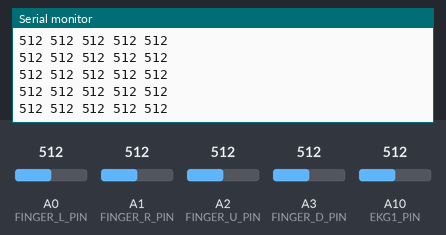
A sketch run on a simulated Arduino Leonardo, built with avr-gcc and run on an emulated ATmega32U4. Shown: the last lines printed to the serial monitor. The inputs (shaded band) are chosen by the test bench; at power-on: A10 (EKG1_PIN) = 512, A0 (FINGER_L_PIN) = 512, A1 (FINGER_R_PIN) = 512, A2 (FINGER_U_PIN) = 512, A3 (FINGER_D_PIN) = 512. USB keyboard and mouse output is not drawn.

Above: at 12.2 s.
12.3 s: A10 (EKG1_PIN) set to 110
At 13.2 s:
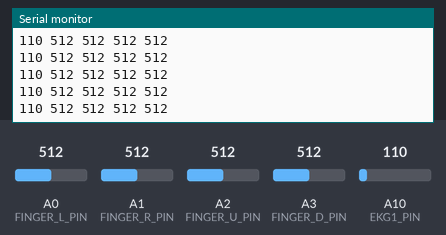
13.8 s: A10 (EKG1_PIN) set to 93
At 14.4 s:
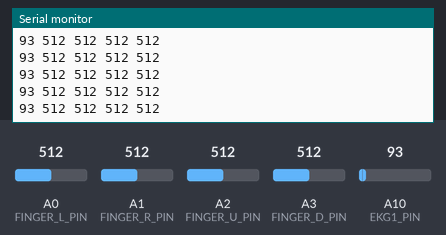
Timing chart, 0 to 16.3 s (numbered marks = the images above; inputs shaded):
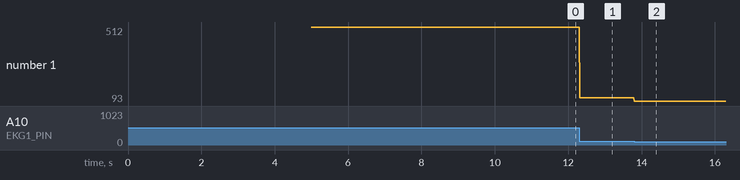

The sketch:

glovesFirmware.ino
```cpp
#include "HID-Project.h"

#define EKG1_PIN 10

#define EKG1_THRESHOLD 800

#define FINGER_L_PIN A0
#define FINGER_R_PIN A1
#define FINGER_U_PIN A2
#define FINGER_D_PIN A3

#define L_THRESHOLD 700
#define R_THRESHOLD 700
#define U_THRESHOLD 680
#define D_THRESHOLD 720

bool l_prev = false;
bool r_prev = false;
bool u_prev = false;
bool d_prev = false;

int finger_l;
int finger_r;
int finger_u;
int finger_d;

int ekg1_value;

void setup() {
  // put your setup code here, to run once:
  Serial.begin(9600);

  pinMode(EKG1_PIN, INPUT);

  pinMode(FINGER_L_PIN, INPUT);
  pinMode(FINGER_R_PIN, INPUT);
  pinMode(FINGER_U_PIN, INPUT);
  pinMode(FINGER_D_PIN, INPUT);

  Serial.print("f_l"); Serial.print(" ");
  Serial.print("f_r"); Serial.print(" ");
  Serial.print("f_u"); Serial.print(" ");
  Serial.println("f_d");

  // Sends a clean report to the host. This is important on any Arduino type.
  Keyboard.begin();
  Mouse.begin();


  delay(5000);
}

void loop() {
  // put your main code here, to run repeatedly:

  //Read the sensors
  ekg1_value = analogRead(EKG1_PIN);

  finger_l = analogRead(FINGER_L_PIN);
  finger_r = analogRead(FINGER_R_PIN);
  finger_u = analogRead(FINGER_U_PIN);
  finger_d = analogRead(FINGER_D_PIN);

  Serial.print(ekg1_value); Serial.print(" ");
  Serial.print(finger_l); Serial.print(" ");
  Serial.print(finger_r); Serial.print(" ");
  Serial.print(finger_u); Serial.print(" ");
  Serial.println(finger_d);


  if(finger_l > L_THRESHOLD &&  !l_prev) {
    Keyboard.press('w');
    l_prev = true;
  }else if(finger_l < L_THRESHOLD && l_prev) {
    Keyboard.release('w');
    l_prev = false;
  }

  if(finger_r > R_THRESHOLD) {
    Mouse.click();
  }

  if(finger_u > U_THRESHOLD &&  !u_prev) {
    Keyboard.press('a');
    u_prev = true;
  }else if(finger_u < U_THRESHOLD && u_prev) {
    Keyboard.release('a');
    u_prev = false;
  }

  if(finger_d > D_THRESHOLD &&  !d_prev) {
    Keyboard.press('s');
    d_prev = true;
  }else if(finger_d < D_THRESHOLD && d_prev) {
    Keyboard.release('s');
    d_prev = false;
  }

  delay(10);
}
```

Measured:
- after the input at 12.3 s, the serial monitor: prints a new line at once (image 1)
- after the input at 13.8 s, the serial monitor: prints a new line at once (image 2)
- plotted number 1: 512 → 110 after the input at 12.3 s, 110 → 93 after the input at 13.8 s
